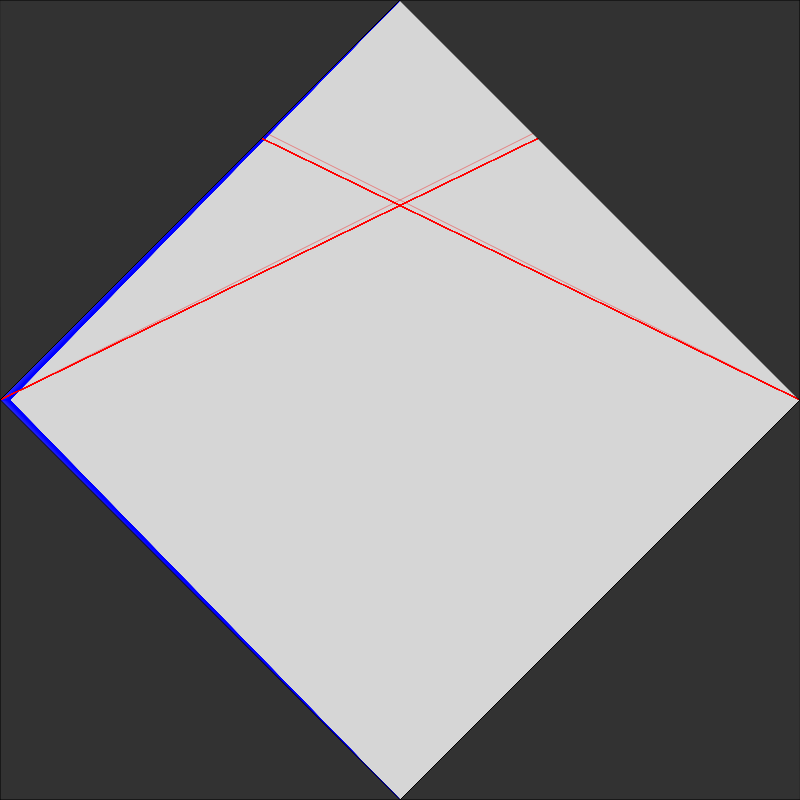
Frame 1 (no input)
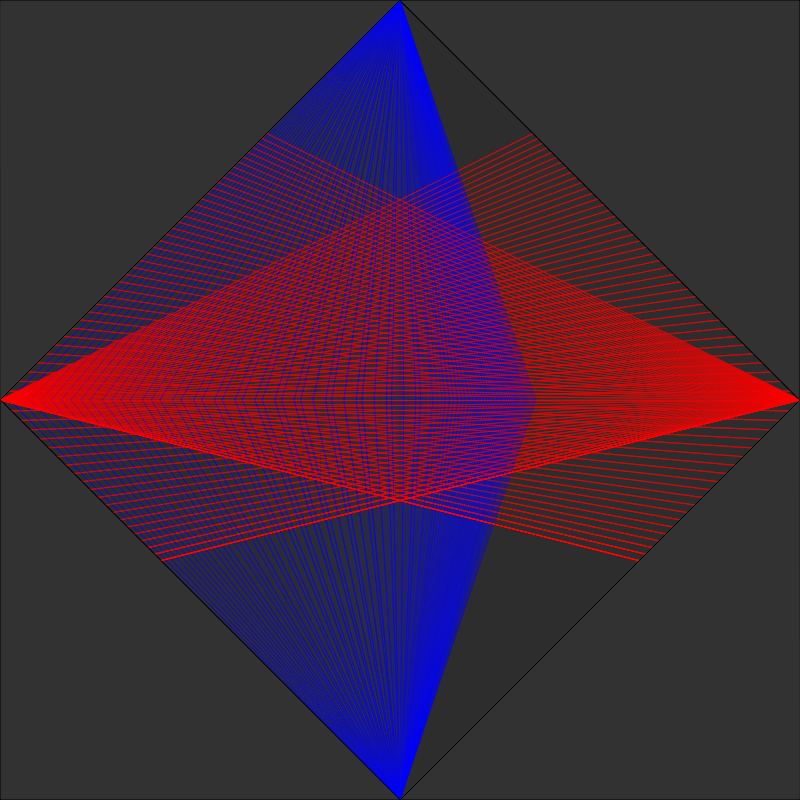
Frame 60 (no input)
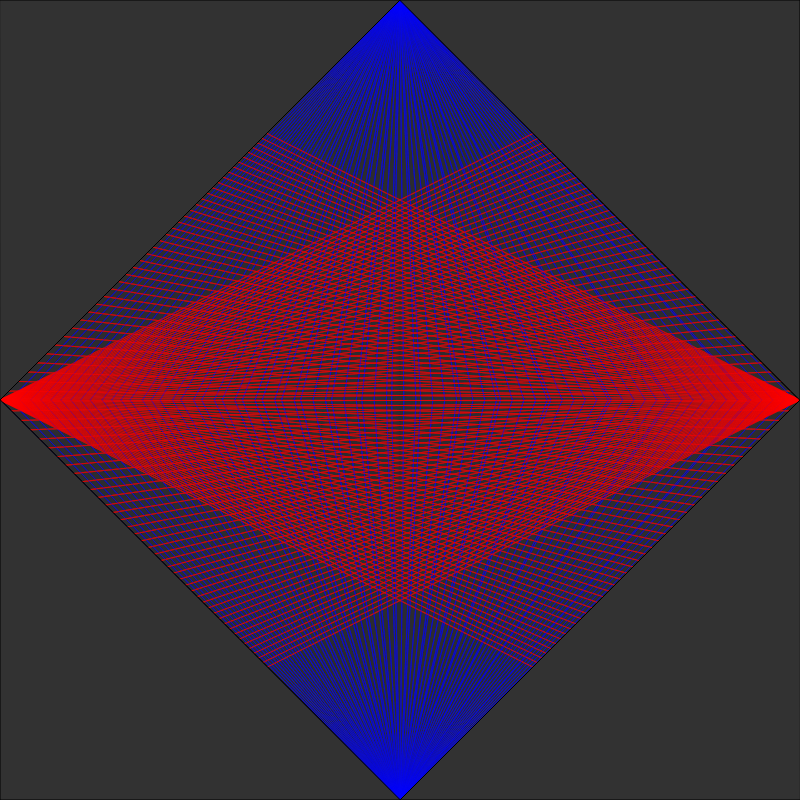
Frame 120 (the mouse pressed at the canvas centre since frame 60)

The p5.js sketch that drew these frames (run headless with seeded random() and noise() and a simulated clock; from frame 60 on, the mouse is pressed at the canvas centre):

// p5.js sketch
// ── sketch.js
let leftPat;
const topVectorList = [];
const rightVectorList = [];
const bottomVectorList = [];
function setup() {
  createCanvas(800, 800);

  createTopVectors();
  createRightVectors();
  angleMode(DEGREES);

  leftPat = new LeftPattern(width / 2, 0, topVectorList);
  this.seperation = 10;
}

function draw() {
  background(50, 50);
  leftPat.update();
  leftPat.show();

  push();
  fill(50);
  triangle(0, 0, width / 2, 0, 0, height / 2);
  triangle(width / 2, 0, width, 0, width, height / 2);

  triangle(0, height / 2, 0, height, height / 2, height);
  triangle(width, height / 2, width / 2, height, height, width);

  pop();
}

class LeftPattern {
  constructor(x, y, list) {
    this.pos = createVector(x, y);
    this.list = list;
    this.speed = 10;
    this.opacity = 100;
    this.a = 0;
  }

  update() {
    this.a += 5;
    for (let i = 0; i < this.list.length; i++) {
      const item = this.list[i];
      if (item.mag() <= item.length) {
        item.setMag(item.mag() + this.speed);
      } else {
      }
    }

    for (let i = 0; i < rightVectorList.length; i++) {
      const item = rightVectorList[i];
      if (item.mag() <= item.length) {
        item.setMag(item.mag() + this.speed);
      } else {
      }
    }
  }

  show() {
    if (this.list.length) {
      for (let i = 0; i < this.list.length; i++) {
        push();
        strokeWeight(1);
        stroke(0, 0, 255, this.opacity);

        line(this.pos.x, this.pos.y, this.list[i].x, height / 2);
        pop();
        push();
        strokeWeight(1);
        stroke(0, 0, 255, this.opacity);

        line(this.pos.x, height, this.list[i].x, height / 2);
        pop();
      }
    }

    if (rightVectorList.length) {
      for (let i = 0; i < rightVectorList.length; i++) {
        push();
        strokeWeight(1);
        stroke(255, 0, 0, this.opacity);

        line(width, height / 2, rightVectorList[i].x, rightVectorList[i].y);
        pop();
        push();
        strokeWeight(1);
        stroke(255, 0, 0, this.opacity);

        line(0, height / 2, width, rightVectorList[i].y);
        pop();
      }
    }
  }
}

function createTopVectors() {
  for (let i = 0; i < width; i++) {
    if (i % 10 == 0 || i === 0) {
      const item = createVector(i, height / 2);
      item.length = item.mag();
      item.limit(item.mag());
      item.setMag();

      topVectorList.push(item);
    }
  }
}

function createRightVectors() {
  for (let i = height; i >= 0; i--) {
    if (i % 10 == 0 || i === 0) {
      const item = createVector(0, i);
      item.length = item.mag();
      item.limit(item.mag());
      item.setMag();

      rightVectorList.unshift(item);
    }
  }
}

// ── Colors.js
var colors = [
  '#FF6633',
  '#FFB399',
  '#FF33FF',
  '#FFFF99',
  '#00B3E6',
  '#E6B333',
  '#3366E6',
  '#999966',
  '#99FF99',
  '#B34D4D',
  '#80B300',
  '#809900',
  '#E6B3B3',
  '#6680B3',
  '#66991A',
  '#FF99E6',
  '#CCFF1A',
  '#FF1A66',
  '#E6331A',
  '#33FFCC',
  '#66994D',
  '#B366CC',
  '#4D8000',
  '#B33300',
  '#CC80CC',
  '#66664D',
  '#991AFF',
  '#E666FF',
  '#4DB3FF',
  '#1AB399',
  '#E666B3',
  '#33991A',
  '#CC9999',
  '#B3B31A',
  '#00E680',
  '#4D8066',
  '#809980',
  '#E6FF80',
  '#1AFF33',
  '#999933',
  '#FF3380',
  '#CCCC00',
  '#66E64D',
  '#4D80CC',
  '#9900B3',
  '#E64D66',
  '#4DB380',
  '#FF4D4D',
  '#99E6E6',
  '#6666FF',
];
